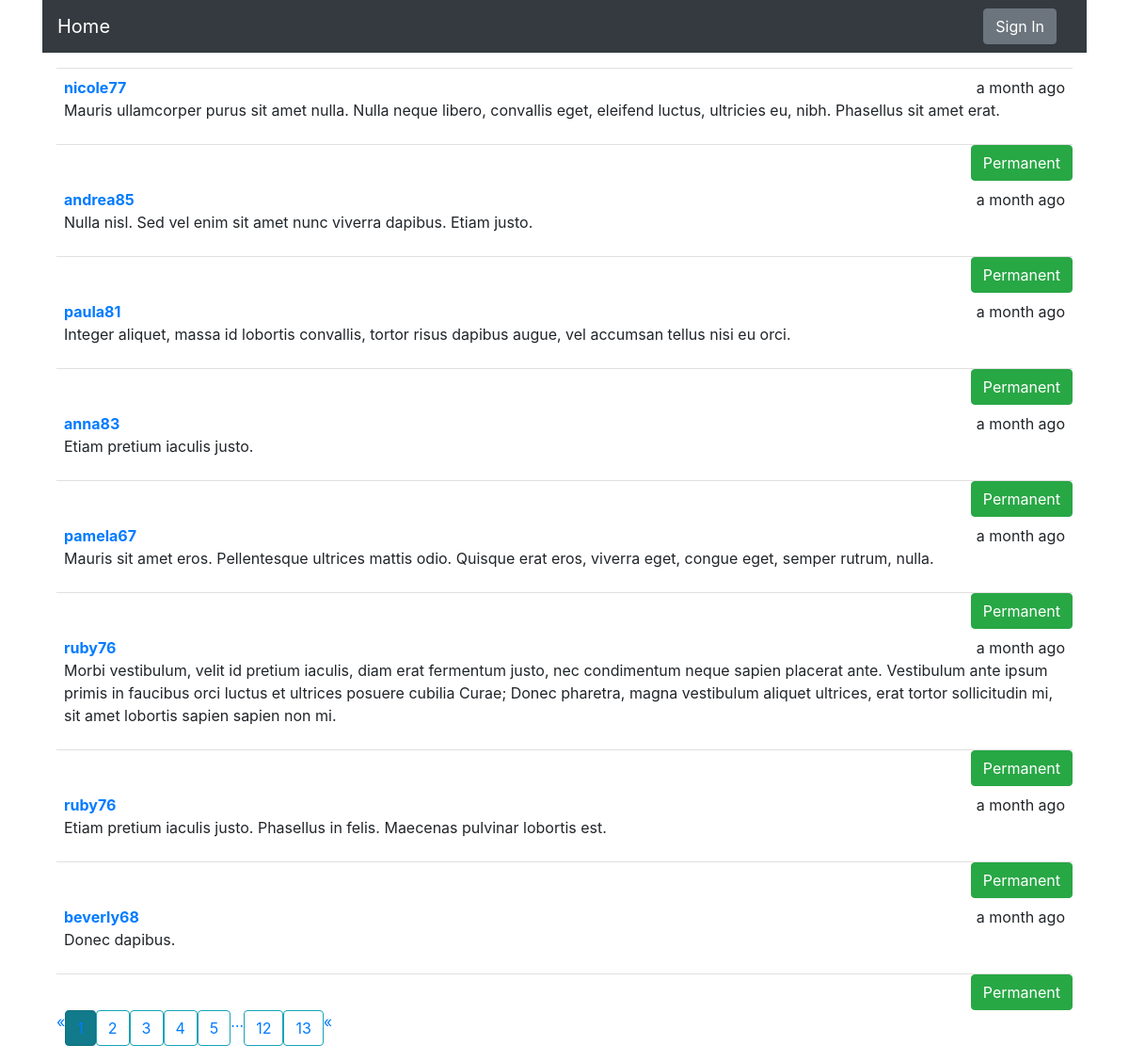
Before: / with the older database file.
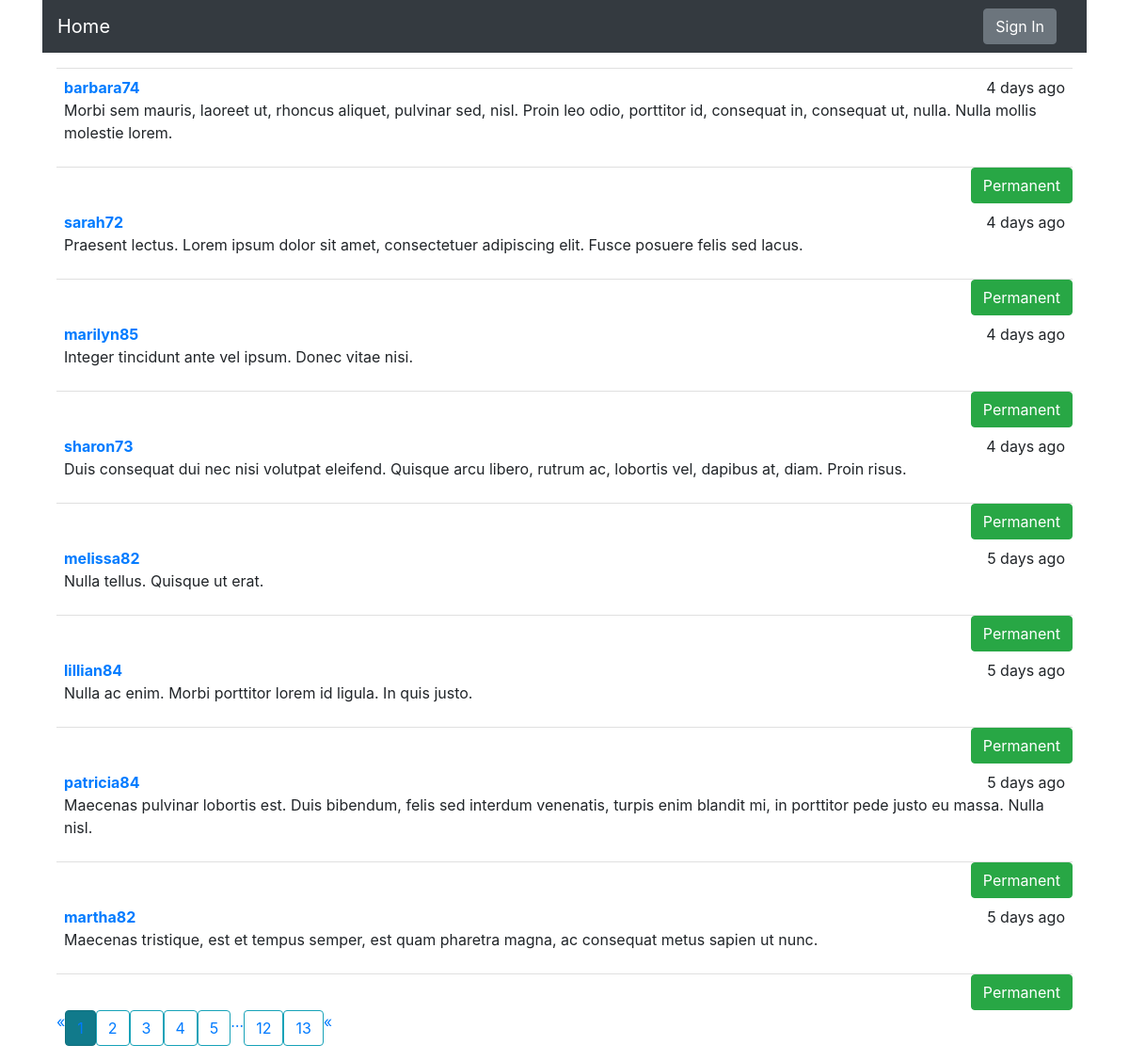
After: the same page with the newer database file.
### app/models.py (models this page shows, shortened)
class Post(db.Model):
	__tablename__ = 'posts'
	id = db.Column(db.Integer, primary_key = True)
	body = db.Column(db.Text, nullable = False)
	timestamp = db.Column(db.DateTime, default=datetime.utcnow, index = True)
	author_id = db.Column(db.Integer, db.ForeignKey('users.id'))
	body_html = db.Column(db.Text)

class User(db.Model, UserMixin):
	__tablename__ = 'users'
	id = db.Column(db.Integer, primary_key = True)
	email = db.Column(db.String(64), unique=True, index=True)
	username = db.Column(db.String(64), unique = True, index = True)
	password_hash = db.Column(db.String(128))
	role_id = db.Column(db.Integer, db.ForeignKey('roles.id'))
	confirmed = db.Column(db.Boolean, default = False )
	name = db.Column(db.String(64))
	location = db.Column(db.String(64))
	about_me = db.Column(db.Text())
	member_since = db.Column(db.DateTime(), default = datetime.utcnow )
	last_seen = db.Column(db.DateTime(), default = datetime.utcnow )
	avatar_hash = db.Column(db.String(32))
	posts = db.relationship('Post', backref = 'author', lazy = 'dynamic')
	followed = db.relationship('Follow', foreign_keys = [Follow.follower_id],
								backref=db.backref('follower', lazy = 'joined'),
								lazy = 'dynamic', cascade = 'all, delete-orphan')
	followers = db.relationship('Follow', foreign_keys = [Follow.followed_id],
								backref=db.backref('followed', lazy = 'joined'),
								lazy = 'dynamic', cascade = 'all, delete-orphan')
	@property #This will genearte a write only property field
	def password(self):
		raise AttributeError('Password is not readable attribute')

### app/main/views.py (the view)
@main.route('/', methods=['POST', 'GET'])
def index():
	form = PostForm()
	if current_user.can(Permission.WRITE_ARTICLES) and form.validate_on_submit():
		post = Post(body=form.body.data,author=current_user._get_current_object())
		db.session.add(post)
		db.session.commit()
		return redirect(url_for('main.index'))
	page = request.args.get('page', 1, type=int )
	pagination = Post.query.order_by(Post.timestamp.desc()).paginate(page = page ,
							per_page = current_app.config['FLASKY_POSTS_PER_PAGE'] , error_out = False)
	posts = pagination.items
	return render_template('index.html', pagination = pagination, form=form, posts=posts)

### app/auth/views.py (called while the page is built)
@auth.before_app_request
def before_request():
	if current_user.is_authenticated and not current_user.confirmed and request.blueprint != 'auth':
		return redirect(url_for('auth.unconfirmed'))

@auth.before_app_request
def before_request():
	if current_user.is_authenticated and current_user.ping():
		if not current_user.confrimed and request.endpoint != 'auth':
			return redirect(url_for('auth.unconfirmed'))

### app/main/__init__.py (called while the page is built)
@main.app_context_processor
def inject_permission():
	return dict(Permission=Permission)

### app/models.py (called while the page is built)
	def can(self,permissions):
		return False

	def is_admistrator(self):
		return False

### app/templates/index.html (shortened to what this page needs)
{% extends "base.html" %}
{% import "bootstrap/wtf.html" as wtf %}
{% import "_macros.html" as macros %}
 {% block navbar  %}
  <div class="container">
  <nav class="navbar navbar-expand-lg navbar-dark bg-dark">
    <a class="navbar-brand" href="{{ url_for('main.index')}}">Home</a>
    <div class="collapse navbar-collapse" id="navbarSupportedContent">
      <ul class="navbar-nav ml-auto ">
        <li class="nav-item active">
          <div class="navbar-nav">
            {% if current_user.is_authenticated %}
              <li><a class="btn btn-secondary mr-3" href="{{ url_for('auth.logout') }} ">Sign Out</a></li>
              <li><a class="btn btn-secondary mr-3" href="{{ url_for('auth.change_password') }}">Change password</a></li>
            {% else %}
              <a class="btn btn-secondary mr-3" href="{{ url_for('auth.login') }}">Sign In</a>
            {% endif %}
          </div>
        </li>
      </ul>
    </div>
  </nav>
</div>
{% endblock  %}
{% block page_content %}
	<div class="container">
    {% include "_post.html" %}
    <div class="pagination container">
       {{ macros.pagination_widget(pagination, 'main.index') }}
    </div>
  </div>
{% endblock %}

### app/templates/_post.html (shortened to what this page needs)
<ul class='posts'>
        {% for post in posts %}
        <li class="post">
          <div class="post-date"> {{ moment(post.timestamp).fromNow() }}</div>
          <div class="post-author">
            <a href="{{ url_for('main.user', username = post.author.username) }}">{{ post.author.username }}</a>
          </div>
          <div class="post-body">
            {% if post.body_html %}
              {{ post.body_html | safe }}
            {% else %}
              {{ post.body }}
            {% endif %}
          </div>
        </li>
        <div class="post-footer">
          <a href="{{ url_for('main.post', id = post.id )}}">
              <span class="label label-default btn btn-success">Permanent</span>
            </a>
        </div>
        {% endfor %}
  </ul>

Changed rows visible on the page:
no longer on this page (row edited): Post: timestamp "a month ago", author.username "nicole77", body_html "Mauris ullamcorper purus sit amet nulla. Nulla neque libero, convallis eget, eleifend luctus, ultricies eu, nibh. Phasellus sit amet erat."
no longer on this page (row edited): Post: timestamp "a month ago", author.username "andrea85", body_html "Nulla nisl. Sed vel enim sit amet nunc viverra dapibus. Etiam justo."
removed Post: timestamp "a month ago", author.username "paula81", body_html "Integer aliquet, massa id lobortis convallis, tortor risus dapibus augue, vel accumsan tellus nisi eu orci."
no longer on this page (row edited): Post: timestamp "a month ago", author.username "anna83", body_html "Etiam pretium iaculis justo."
no longer on this page (row edited): Post: timestamp "a month ago", author.username "pamela67", body_html "Mauris sit amet eros. Pellentesque ultrices mattis odio. Quisque erat eros, viverra eget, congue eget, semper rutrum, nulla."
removed Post: timestamp "a month ago", author.username "ruby76", body_html "Morbi vestibulum, velit id pretium iaculis, diam erat fermentum justo, nec condimentum neque sapien placerat ante. Vestibulum ante ipsum primis in faucibus orci luctus et ultrices posuere cubilia Curae; Donec pharetra, magna vestibulum aliquet ultrices, erat tortor sollicitudin mi, sit amet lobortis sapien sapien non mi."
no longer on this page (row edited): Post: timestamp "a month ago", author.username "ruby76", body_html "Etiam pretium iaculis justo. Phasellus in felis. Maecenas pulvinar lobortis est."
no longer on this page (row edited): Post: timestamp "a month ago", author.username "beverly68", body_html "Donec dapibus."
now on this page (row edited): Post: timestamp "4 days ago", author.username "barbara74", body_html "Morbi sem mauris, laoreet ut, rhoncus aliquet, pulvinar sed, nisl. Proin leo odio, porttitor id, consequat in, consequat ut, nulla. Nulla mollis molestie lorem."
added Post: timestamp "4 days ago", author.username "sarah72", body_html "Praesent lectus. Lorem ipsum dolor sit amet, consectetuer adipiscing elit. Fusce posuere felis sed lacus."
now on this page (row edited): Post: timestamp "4 days ago", author.username "marilyn85", body_html "Integer tincidunt ante vel ipsum. Donec vitae nisi."
now on this page (row edited): Post: timestamp "4 days ago", author.username "sharon73", body_html "Duis consequat dui nec nisi volutpat eleifend. Quisque arcu libero, rutrum ac, lobortis vel, dapibus at, diam. Proin risus."
now on this page (row edited): Post: timestamp "5 days ago", author.username "melissa82", body_html "Nulla tellus. Quisque ut erat."
now on this page (row edited): Post: timestamp "5 days ago", author.username "lillian84", body_html "Nulla ac enim. Morbi porttitor lorem id ligula. In quis justo."
added Post: timestamp "5 days ago", author.username "patricia84", body_html "Maecenas pulvinar lobortis est. Duis bibendum, felis sed interdum venenatis, turpis enim blandit mi, in porttitor pede justo eu massa. Nulla nisl."
now on this page (row edited): Post: timestamp "5 days ago", author.username "martha82", body_html "Maecenas tristique, est et tempus semper, est quam pharetra magna, ac consequat metus sapien ut nunc."
